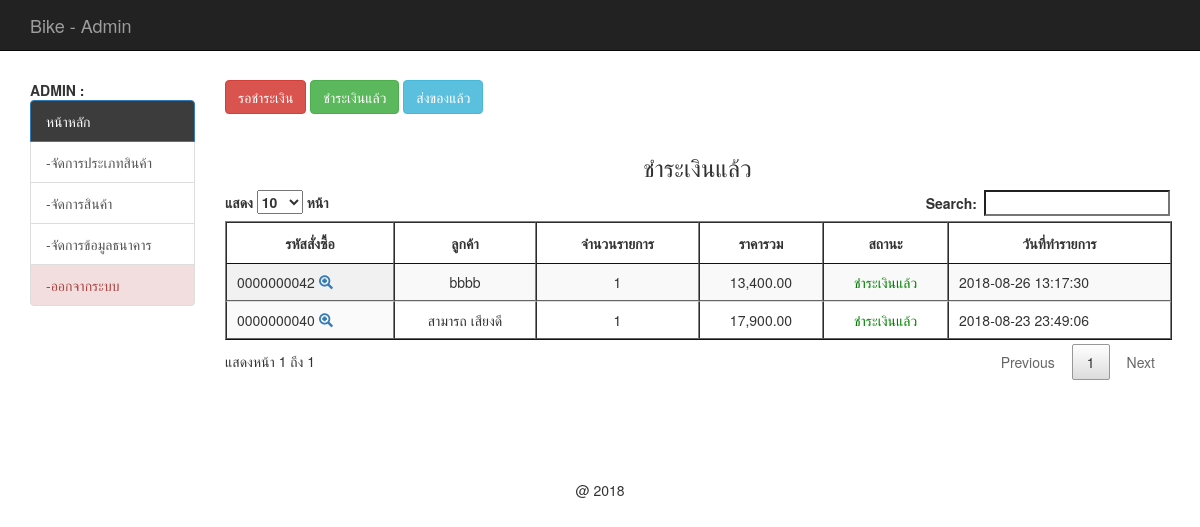
Page /backend/index.php?act=show-payed (signed in) on the earlier database version.
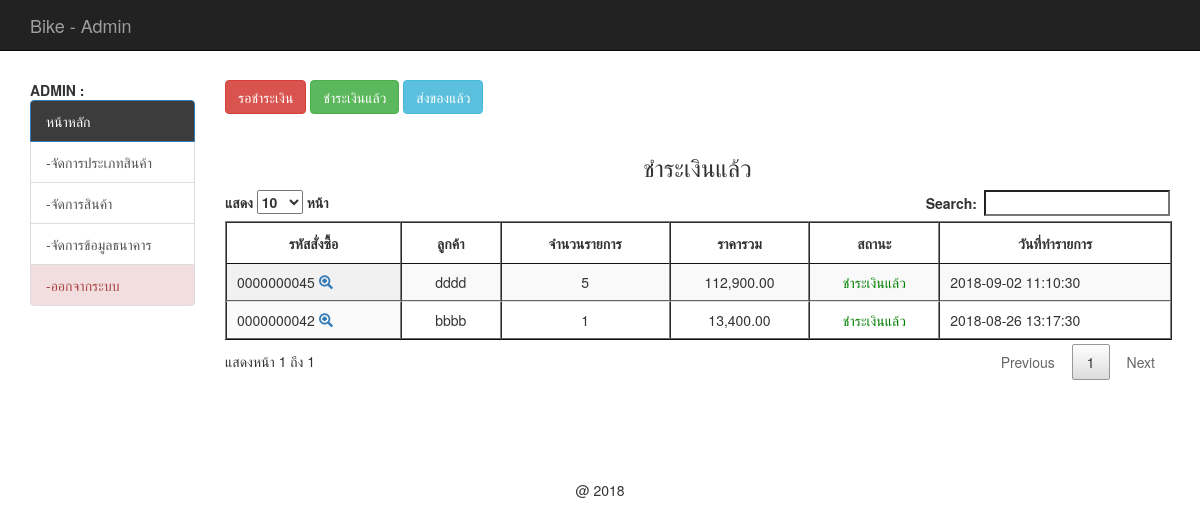
Same page on the later database version.
### tables this page shows
CREATE TABLE `tbl_order` (
  `order_id` int(10) UNSIGNED ZEROFILL NOT NULL,
  `mem_id` int(11) NOT NULL,
  `name` varchar(100) NOT NULL,
  `address` varchar(500) NOT NULL,
  `email` varchar(100) NOT NULL,
  `phone` int(10) NOT NULL,
  `order_status` int(1) NOT NULL,
  `pay_slip` varchar(200) DEFAULT NULL,
  `b_name` varchar(100) DEFAULT NULL,
  `b_number` varchar(200) DEFAULT NULL,
  `pay_date` date DEFAULT NULL,
  `pay_amount` float(10,2) DEFAULT NULL,
  `postcode` varchar(30) DEFAULT NULL,
  `order_date` datetime NOT NULL
);

### backend/mm.php (called while the page is built, shortened)
<?php
if (!function_exists("GetSQLValueString")) {
function GetSQLValueString($theValue, $theType, $theDefinedValue = "", $theNotDefinedValue = "")
{
  $theValue = function_exists("mysql_real_escape_string") ? mysql_real_escape_string($theValue) : mysql_escape_string($theValue);
  switch ($theType) {
    case "text":
      $theValue = ($theValue != "") ? "'" . $theValue . "'" : "NULL";
      break;
    case "long":
    case "int":
      $theValue = ($theValue != "") ? intval($theValue) : "NULL";
      break;
  }
  return $theValue;
}
}
?>

### backend/show_cart_pay.php (the view, shortened to what this page needs)
<?php require_once('../Connections/condb.php'); ?>
<?php
$query_mycart = sprintf("SELECT o.order_id as oid, o.mem_id, o.order_status, o.order_date, o.name , d.order_id , count(d.order_id) as coid , SUM(d.total) as ctotal FROM tbl_order as o, tbl_order_detail as d WHERE o.order_id = d.order_id AND o.order_status = 2 GROUP BY o.order_id ORDER BY o.order_id DESC " , GetSQLValueString($colname_mycart , "int"));
$mycart = mysql_query($query_mycart , $condb) or die(mysql_error());
$row_mycart = mysql_fetch_assoc($mycart);
$totalRows_mycart = mysql_num_rows($mycart);
?>
<h3 align="center">ชำระเงินแล้ว</h3>
<table id="example" class="display" cellspacing="0" border="1">
	<thead>
		<tr>
		<th>รหัสสั่งซื้อ</th>
		<th>ลูกค้า</th>
		<th>จำนวนรายการ</th>
		<th>ราคารวม</th>
		<th>สถานะ</th>
		<th>วันที่ทำรายการ</th>
	</tr>
	</thead>
<?php if ($totalRows_mycart > 0) { ?>
<?php do { ?>
	<tr>
		<td>
			<?php echo $row_mycart['oid'];?>
			<span id="hp">
				<a href="index.php?order_id=<?php echo $row_mycart['oid'];?>&act=show-order">
					<span class="glyphicon glyphicon-zoom-in"></span>
				</a>
			</span>
			</td>
		<td align="center">
			<?php echo $row_mycart['name'];?>
		</td>
		<td align="center">
			<?php echo $row_mycart['coid'];?>
		</td>
		<td align="center">
			<?php echo number_format($row_mycart['ctotal'],2);?>
		</td>
		<td align="center">
			<font color="red">
			<?php $status = $row_mycart['order_status'];
			include('status.php');
			?>
			</font>
		</td>
		<td> <?php echo $row_mycart['order_date'];?></td>
		</tr>
	<?php } while ($row_mycart = mysql_fetch_assoc($mycart)); ?>
	</table>
	<?php
}
	?>

### backend/status.php
<?php
if ($status == 1) {
	echo "<font color='red'>";
	echo "รอชำระเงิน";
	echo "</font>";
}elseif ($status == 2) {
	echo "<font color='green'>";
	echo "ชำระเงินแล้ว";
	echo "</font>";
}elseif ($status == 3) {
	echo "<font color='blue'>";
	echo "ส่งของแล้ว";
	echo "</font>";
}elseif ($status == 4) {
	echo "<font color='black'>";
	echo "ยกเลิกคำสั่งซื้อ";
	echo "</font>";
}
?>

Differences in the rows shown:
removed tbl_order: order_id "0000000040", name "สามารถ เสียงดี", coid "1", ctotal "17,900.00", order_status "ชำระเงินแล้ว", order_date "2018-08-23 23:49:06"
added tbl_order: order_id "0000000045", name "dddd", coid "5", ctotal "112,900.00", order_status "ชำระเงินแล้ว", order_date "2018-09-02 11:10:30"
